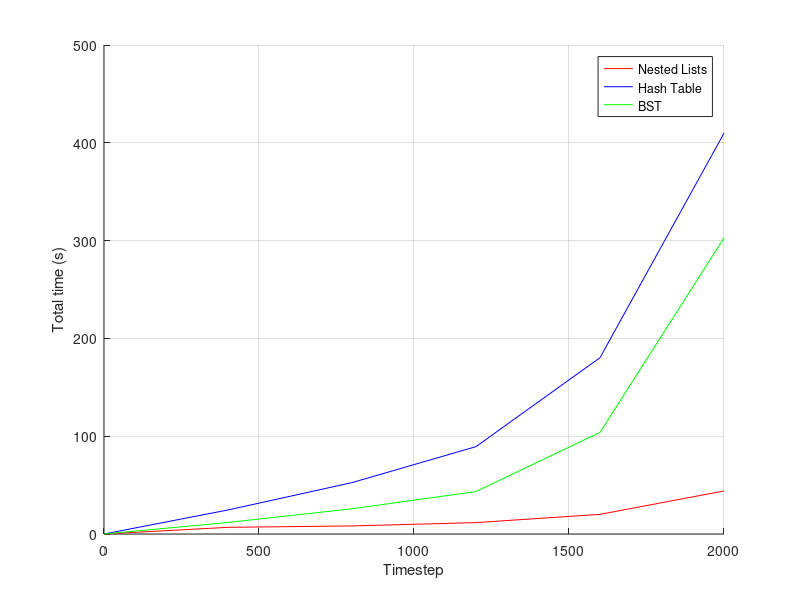

Write the MATLAB code that produced this figure. (Note: this script raises an error after producing the figure.)
time = [0 400 800 1200 1600 2000];
nl = [0 6.822 8.248 11.638 20.103 43.983];
ht = [0 24.576 52.547 89.345 180.273 409.829];
bst = [0 11.774 25.789 43.404 103.885 302.746];

figure(1); hold on; grid on; 
xlabel("Timestep");
ylabel("Total time (s)");
plot(time, nl, 'r', 'DisplayName', 'Nested Lists');
plot(time, ht, 'b', 'DisplayName', 'Hash Table');
plot(time, bst, 'g', 'DisplayName', 'BST');
lgd = legend;
lgd.Location = "northwest";
lgd.FontSize = 10;